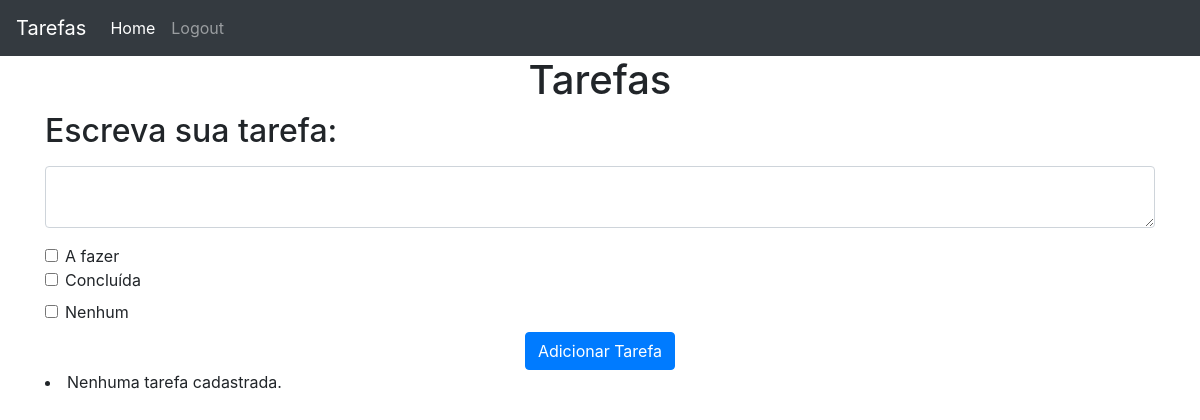
Page / (signed in) on the earlier database version.
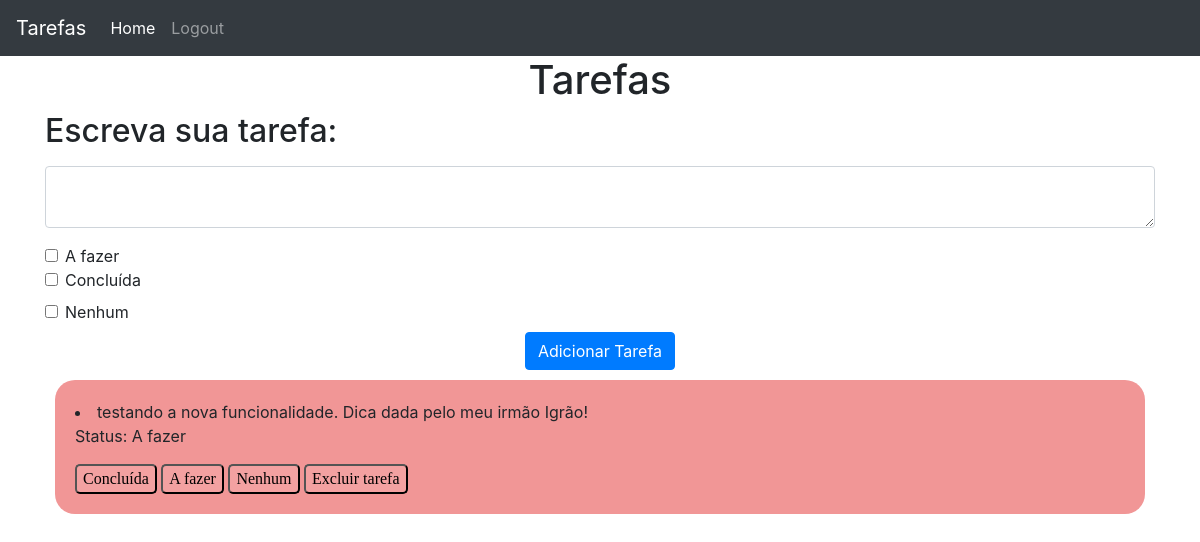
Same page on the later database version.
### website/models.py (models this page shows)
class Tarefa(db.Model):
    id = db.Column(db.Integer, primary_key=True)
    texto = db.Column(db.String(1000))
    data = db.Column(db.DateTime(timezone=True), default=func.now())
    usuario_id = db.Column(db.Integer, db.ForeignKey('usuario.id'))
    status = db.Column(db.String(10))

### website/views.py (the view, shortened to what this page needs)
@views.route('/', methods=['GET', 'POST'])
@login_required
def home():
    return render_template("home.html", usuario=current_user)

### website/__init__.py (called while the page is built)
def create_app():
    app = Flask(__name__)
    app.config['SECRET_KEY'] = 'você não vai advinhar'
    app.config['SQLALCHEMY_DATABASE_URI'] = f'sqlite:///{DB_NAME}'
    db.init_app(app)
    from .views import views
    from .auth import auth
    app.register_blueprint(views, url_prefix='/')
    app.register_blueprint(auth, url_prefix='/')
    from .models import Usuario, Tarefa
    login_manager = LoginManager()
    login_manager.login_view = 'auth.login'
    login_manager.login_message= 'Faça o login para acessar esta página.'
    login_manager.init_app(app)
    @login_manager.user_loader
    def load_user(id):
        return Usuario.query.get(int(id))
    create_database(app)
    return app

### website/templates/home.html (shortened to what this page needs)
{% extends "base.html" %}
{% block content %}
<h1 class="text-center">Tarefas</h1>
<h2>Escreva sua tarefa:</h2>
<form method="POST">
    <textarea name="tarefa" id="tarefa" class="form-control my-3"></textarea>
    <div class="form-check" id="afazer">
        <input type="checkbox" name="afazer" class="form-check-input" id="afazer" value="afazer">
        <label class="form-check-label" for="afazer">A fazer</label>
    </div>
    <div class="form-check" id="concluida">
        <input type="checkbox" name="concluida" class="form-check-input" id="concluida" value="concluida">
        <label for="form-check-label" for="concluida">Concluída</label>
    </div>
    <div class="form-check" id="nenhum">
        <input type="checkbox" name="nenhum" class="form-check-input" id="nenhum" value="nenhum">
        <label for="form-check-label" form="nenhum">Nenhum</label>
    </div>
    <div class="d-flex justify-content-center">
        <button type="submit" class="btn btn-primary">Adicionar Tarefa</button>
    </div>
</form>
    {% for tarefa in usuario.tarefas %}
        {% if tarefa.status == 'A fazer' %}
            <div class="tarefas_afazer">
                <li>
                    {{ tarefa.texto }}
                    <p>Status: {{ tarefa.status}}</p>
                    <button type="button" onClick="alteraConcluido({{tarefa.id}})" id="botao">Concluída</button>
                    <button type="button" onClick="alteraAfazer({{tarefa.id}})" id="botao">A fazer</button>
                    <button type="button" onClick="alteraNenhum({{tarefa.id}})" id="botao">Nenhum</button>
                    <button type="button" onClick="deleteTarefa({{ tarefa.id }})" id="botao">Excluir tarefa</button>
                </li>
            </div>
        {% endif %}
    {% else %}
        <li>Nenhuma tarefa cadastrada.</li>
    {% endfor %}
{% endblock %}

### website/templates/base.html (shortened to what this page needs)
<!doctype html>
<html lang="pt-BR">
  <head>
    <link rel="stylesheet" href="../static/style.css">
    <link rel="stylesheet" href="https://cdn.jsdelivr.net/npm/bootstrap@4.6.2/dist/css/bootstrap.min.css"
>
  </head>
  <body>
    <nav class="navbar navbar-expand-lg navbar-dark bg-dark">
        {% if usuario %}
        <a class="navbar-brand" href="/">Tarefas</a>
        {% else %}
        <a class="navbar-brand" href="/sign-up">Tarefas</a>
        {% endif %}
        <div class="collapse navbar-collapse" id="navbarNav">
          <ul class="navbar-nav">
            {% if usuario %}
            <li class="nav-item active">
              <a class="nav-link" href="/">Home <span class="sr-only">(current)</span></a>
            </li>
            <li class="nav-item">
                <a class="nav-link" href="/logout">Logout</a>
            </li>
            {% endif %}
          </ul>
        </div>
      </nav>
    <div class="container">
    {% block content %}
    {% endblock %}
    </div>
  </body>
</html>

### website/static/style.css (style rules this page uses)
#botao { background-color: #007BFF; border-radius: 5px; background-color: rgba(255, 255, 255, 0.10); font-family: 'Arial, Helvetica, sans-serif' }
.tarefas_afazer { background-color: rgb(241, 150, 150); border-radius: 20px; padding: 20px; margin: 10px; }

Differences in the rows shown:
added Tarefa: texto "testando a nova funcionalidade. Dica dada pelo meu irmão Igrão!", status "A fazer"
Other differences:
text no longer shown: "Nenhuma tarefa cadastrada."
